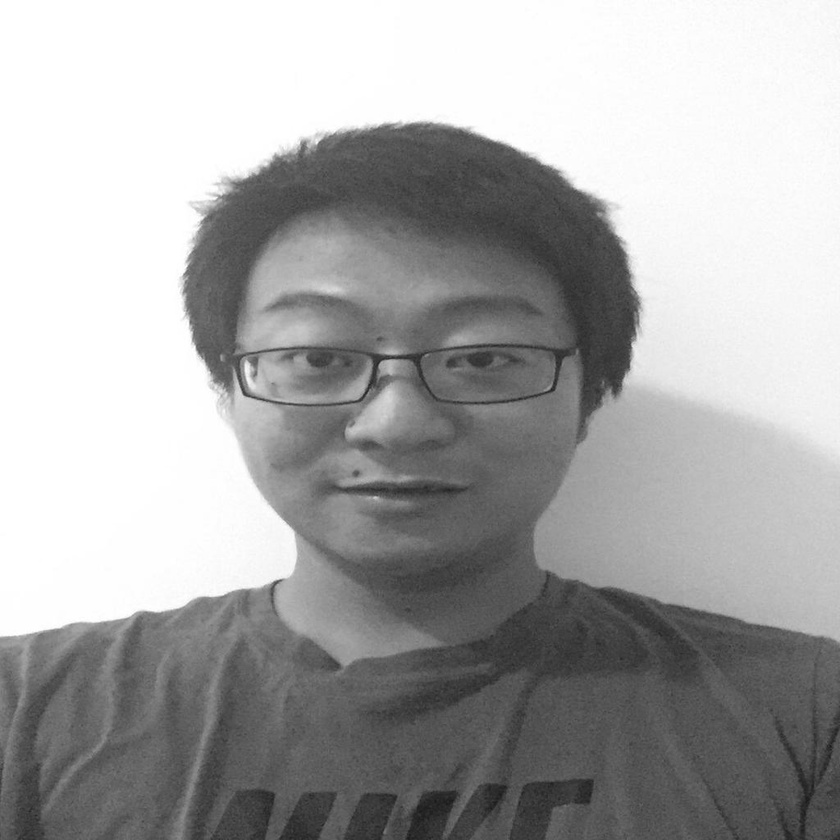
%> input picture clab2/img0.jpg, 840 x 840 px, shrunk from 1024 x 1024 before the run
$ octave --eval "result = my_harris('img0.jpg');"   (GNU Octave 9; MATLAB toolbox functions it lacks are replaced by stand-ins)
%> lines starting %> are read from the running program, lines starting %| are printed output that depends on the picture; in (x1, y1, x2, y2) boxes, pixels count from 0 and x2, y2 are one past the last pixel; in counts of white or black regions, pixels touching at a corner belong together; the program's own positions count from 1
function [data_clusters, cluster_stats] = my_harris(imageFile )
%> called with imageFile = 'img0.jpg'
img = imread(imageFile);                                %load image
%> img is the input picture: size 840x840 uint8; min 25, max 255, mean 167.4
img = rgb2gray(img);                                    %convert it to gray scale
bw = im2double(img);                                    %convert it to class double
sigma = 2;                                              %sigma of gaussian kernel
thresh =0.008;                                          %threshold value filter small cornerness
sze = 11;                                               %size of maximum filter
disp = 0;                                               %display parameter
dy = [-1 0 1; -1 0 1; -1 0 1];                          %gradient filter in y direction
dx = dy';                                               %gradient filter in x direction
lx = conv2(bw,dx,'same');                               %gradient image in x direction
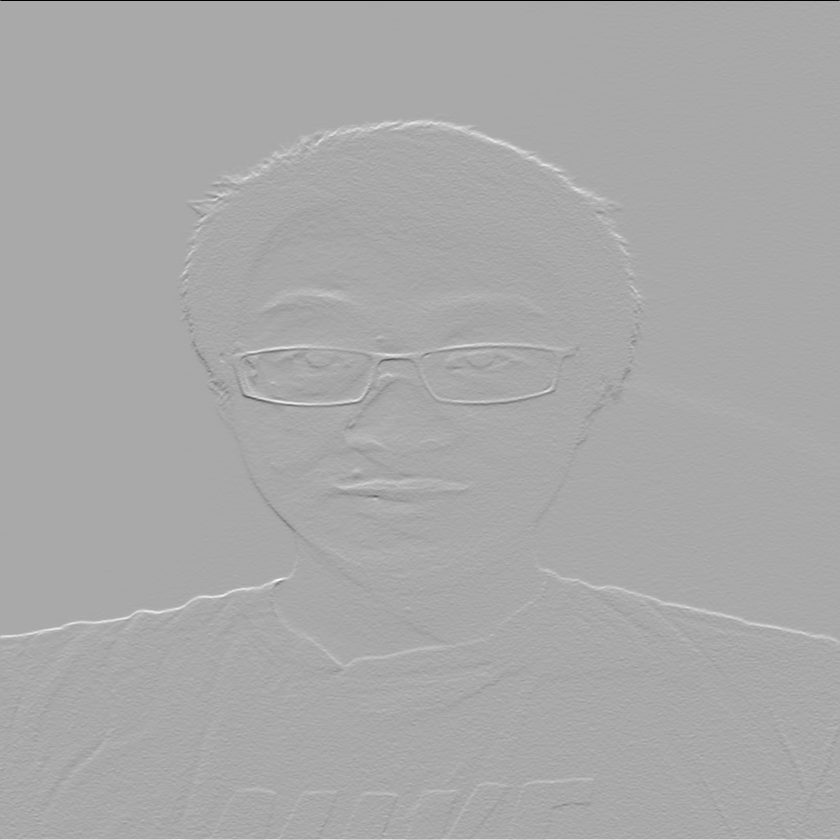
%> lx: size 840x840 double; min -3, max 1.53, mean 0.0025; drawn with min black and max white
ly = conv2(bw,dy,'same');                               %gradient image in y direction
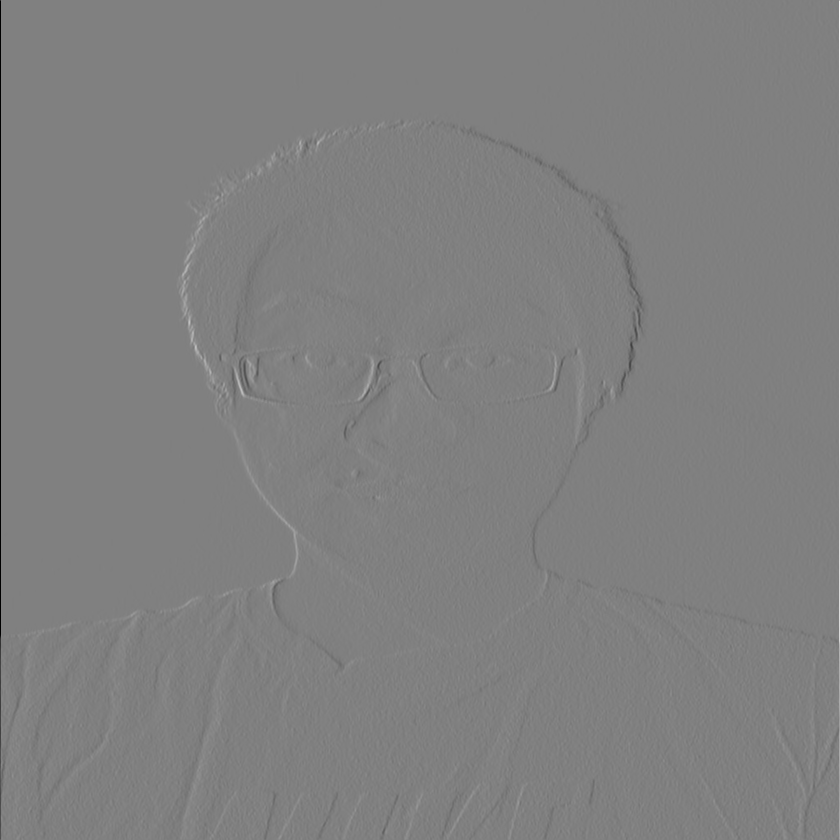
%> ly: size 840x840 double; min -3, max 2.96, mean 0.000322; drawn with min black and max white
g = fspecial('gaussian',max(1,fix(6^sigma)),sigma);     %define gaussian kernel, more importance in the middle of the window
lx2 = conv2(lx.^2, g, 'same');                          %smoothed image derivatives in x direction
ly2 = conv2(ly.^2, g, 'same');                          %smoothed image derivatives in y direction
lxy = conv2(lx.*ly,g, 'same');                          %smoothed image derivatives in xy direction
                %compute the cornerness
K = 0.05;                                               %empirical constant 0.01-0.1
R = (lx2 .* ly2) - (lxy.^2) - K * ( lx2 + ly2 ).^ 2;    %cornerness
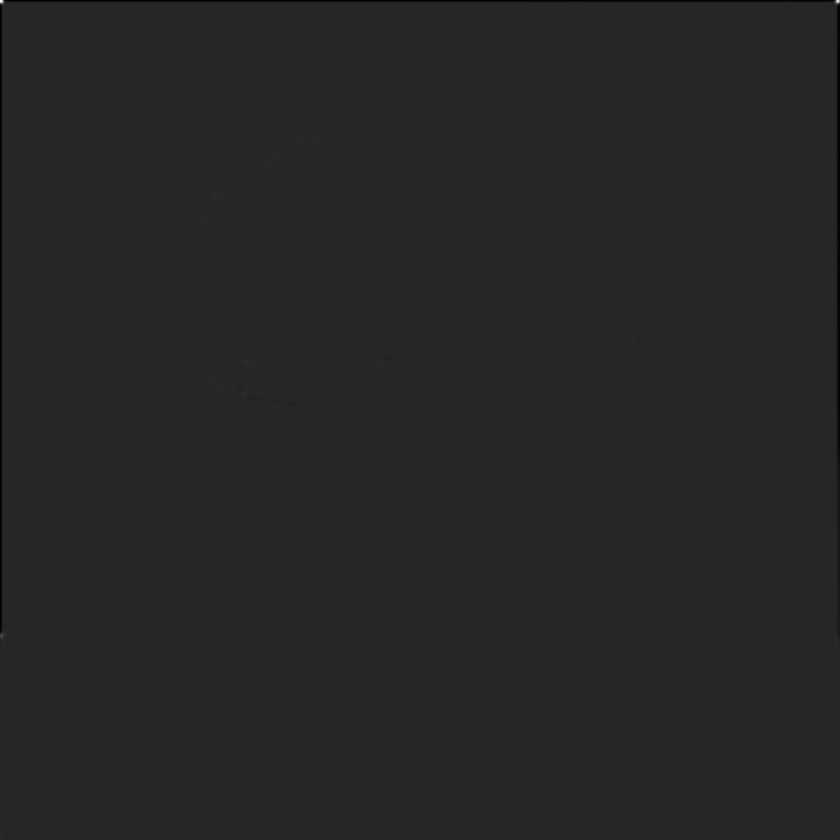
%> R: size 840x840 double; min -0.151, max 0.841, mean -0.000847; drawn with min black and max white
                %non-maximum suppression
mx = ordfilt2(R, sze^2, ones(sze));                     %maximum filter find max in cornerness function
radius = sqrt(sze-1);                                   %define radius of the window
bordermask = zeros(size(R));                            %greate bordermask same size as the image
bordermask(radius+1:end-radius, radius+1:end-radius) = 1;%set outer ring to 1
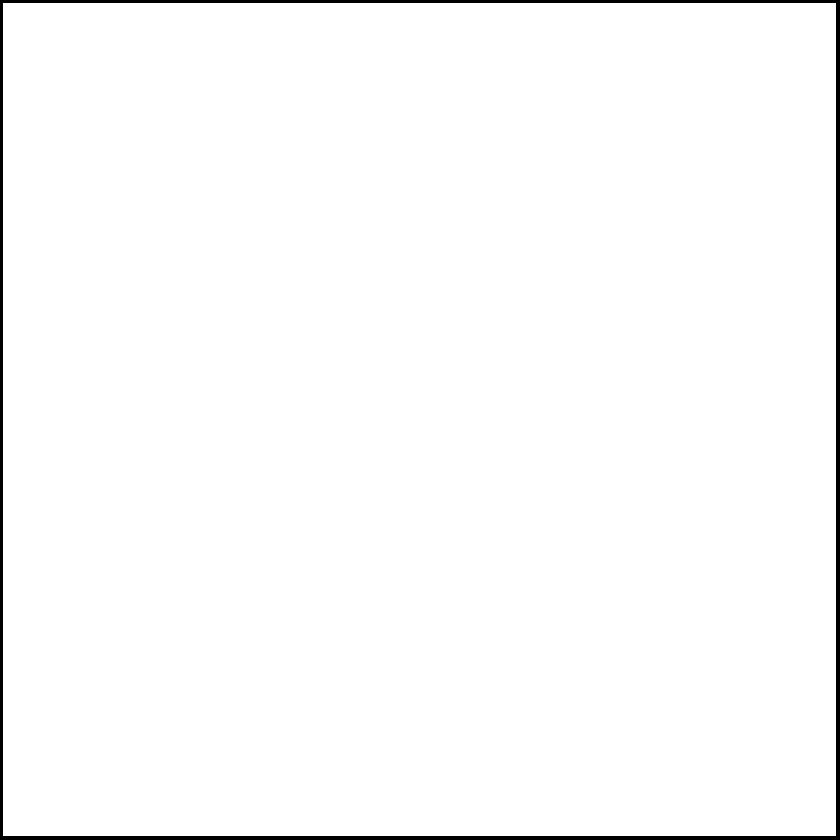
%> bordermask: size 840x840 double; values 0 (black) and 1 (white), 98.3% white; 1 black region, box (x1, y1, x2, y2) and area: (0, 0, 840, 840) 11711
cornerness = (R==mx) & (R>thresh) & bordermask;         %find maxima, threshold, and apply bordermask
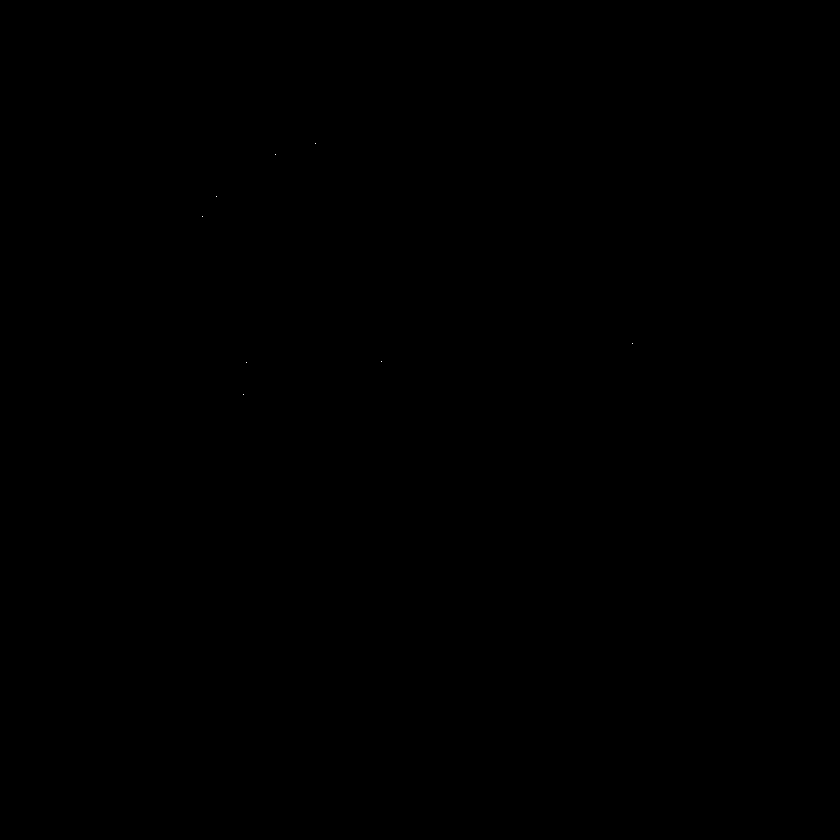
%> cornerness: size 840x840 logical; 0% white in thin lines or dots, all inside (x1, y1, x2, y2) = (202, 143, 633, 395)
[rows,cols] = find(cornerness==1);                      %return all the corner coordinates
%> rows = [217; 197; 395; 363; 155; 144; 362; 344]; cols = [203; 217; 244; 247; 276; 316; 382; 633]
imshow(bw);                                             %show original image
hold on;                                                %hold the image in same figure
p = [cols rows];                                        %collect rows and cols of corners
%> p = [203 217; 217 197; 244 395; 247 363; 276 155; 316 144; 382 362; 633 344]
plot(p(:,1),p(:,2),'or');                               %plot on the original image
title('\bf Harris Corners');                            %create title for the iamge
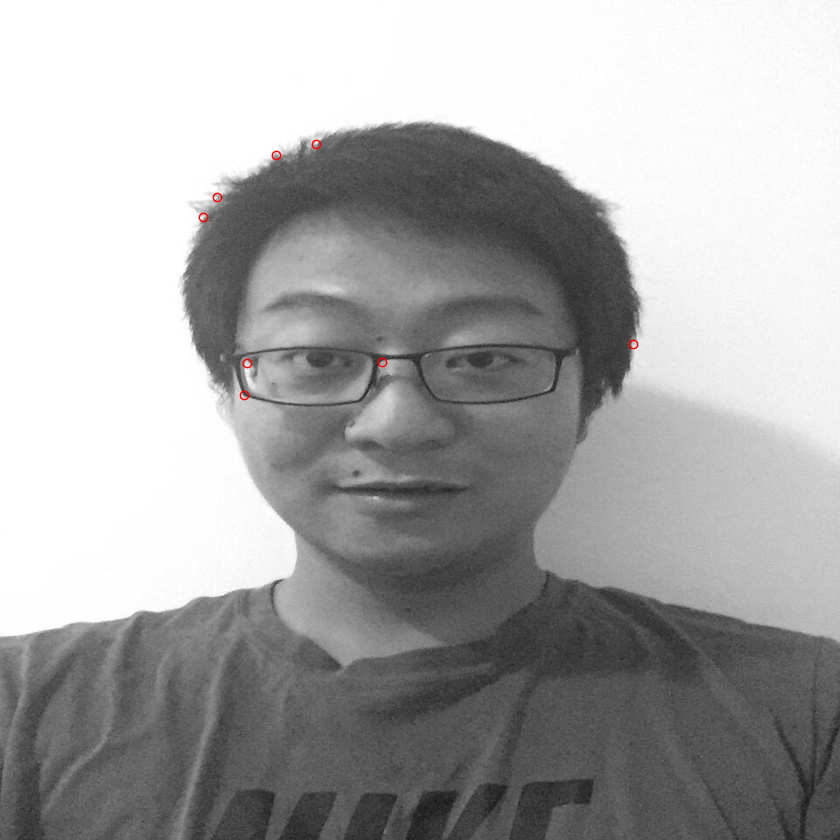
%> figure redrawn from the program's plot data; its title reads 'Harris Corners'
%> (the run ends here)

$ run again, on clab2/img1.jpg
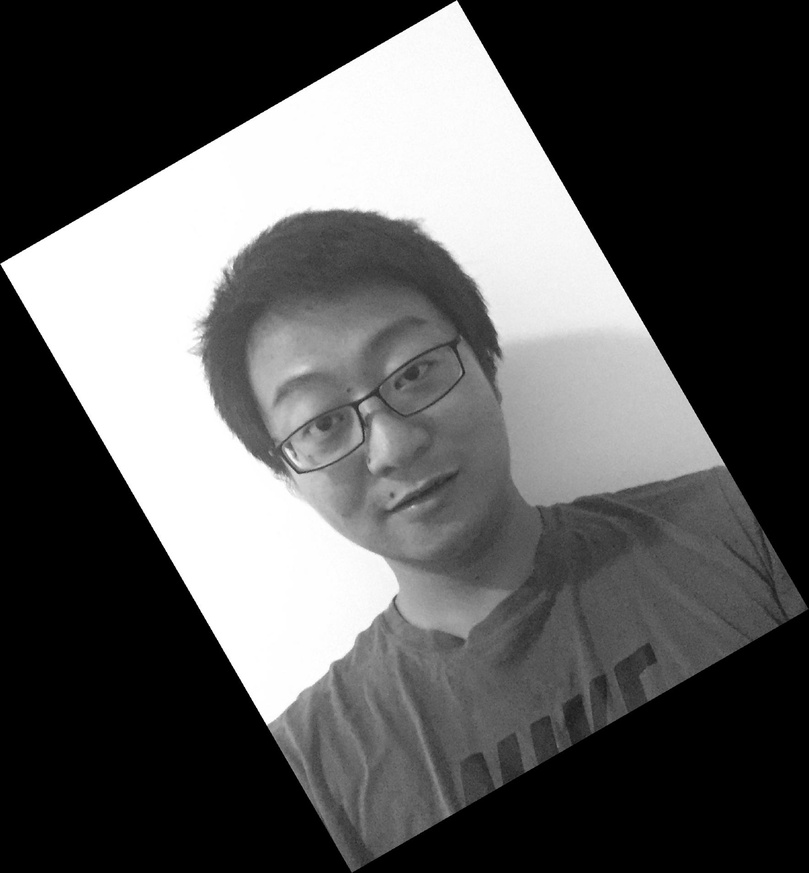
%> input picture clab2/img1.jpg, 809 x 873 px, shrunk from 1767 x 1907 before the run
%> in my_harris, img is the input picture: size 873x809 uint8; min 0, max 255, mean 87.9
%> in my_harris, `R = (lx2 .* ly2) - (lxy.^2) - K * ( lx2 + ly2 ).^ 2;`:
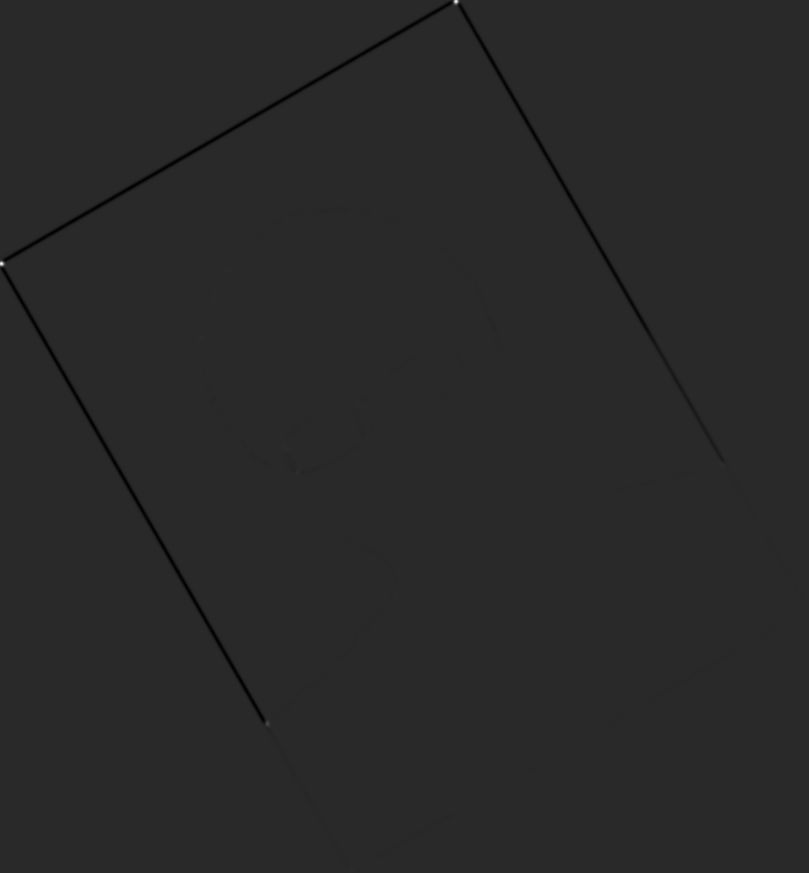
%> R: size 873x809 double; min -0.249, max 1.29, mean -0.00175; drawn with min black and max white
%> bordermask: size 873x809 double; values 0 (black) and 1 (white), 98.3% white; 1 black region, box (x1, y1, x2, y2) and area: (0, 0, 809, 873) 11725
%> cornerness: size 873x809 logical; 0% white in thin lines or dots, all inside (x1, y1, x2, y2) = (200, 212, 723, 724)
%> rows = 17 values from 213 to 724; cols = 17 values from 201 to 723
%> p = 17 rows, first 12: [201 338; 201 357; 212 309; 214 300; 216 290; 216 406; 225 272; 268 724; 277 473; 286 449; 296 458; 298 473]
%> in my_harris, `title('\bf Harris Corners');`:
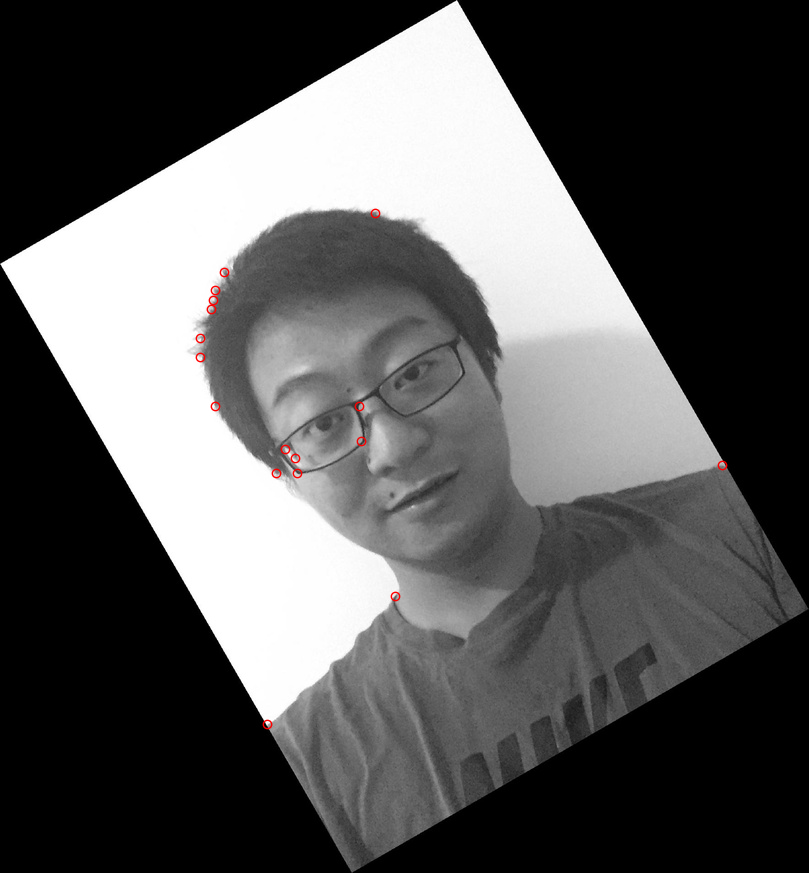
%> figure redrawn from the program's plot data; its title reads 'Harris Corners'

$ run again, on clab2/Right.jpg
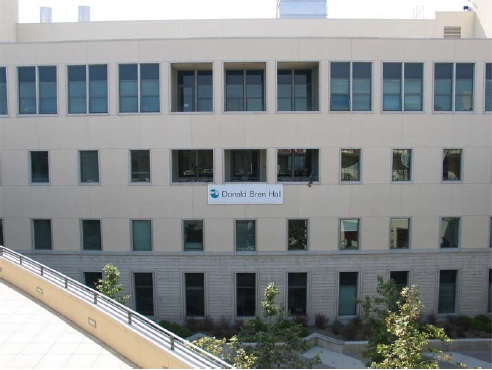
%> input picture clab2/Right.jpg, 492 x 370 px
%> in my_harris, img is the input picture: size 370x492x3 uint8; mean R, G, B 137.5, 141.1, 141.3
%> img: size 370x492 uint8
%> in my_harris, `bordermask(radius+1:end-radius, radius+1:end-radius) = 1;`:
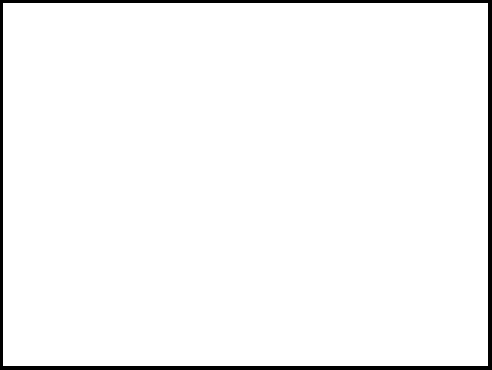
%> bordermask: size 370x492 double; values 0 (black) and 1 (white), 96.7% white; 1 black region, box (x1, y1, x2, y2) and area: (0, 0, 492, 370) 5985
%> cornerness: size 370x492 logical; 0.1% white in thin lines or dots
%> rows = 187 values from 4 to 366; cols = 187 values from 18 to 474
%> p = 187 rows, first 12: [18 4; 19 68; 20 113; 20 259; 32 153; 33 181; 34 221; 35 67; 39 113; 42 269; 47 152; 48 181]
%> in my_harris, `title('\bf Harris Corners');`:
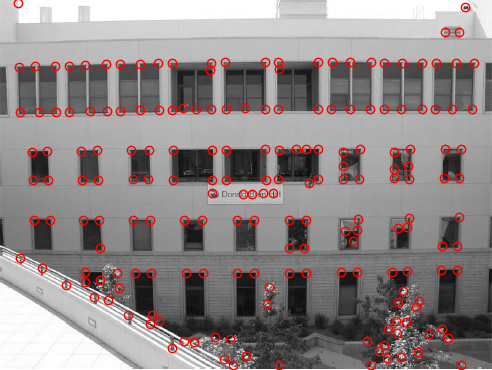
%> figure redrawn from the program's plot data; its title reads 'Harris Corners'

$ run again, on clab2/face0.jpg
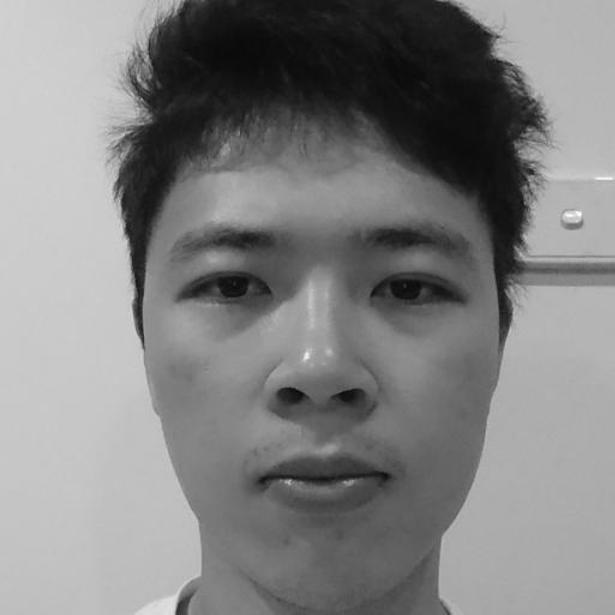
%> input picture clab2/face0.jpg, 615 x 615 px
%> in my_harris, img is the input picture: size 615x615 uint8; min 2, max 255, mean 129.6
%> in my_harris, `bordermask(radius+1:end-radius, radius+1:end-radius) = 1;`:
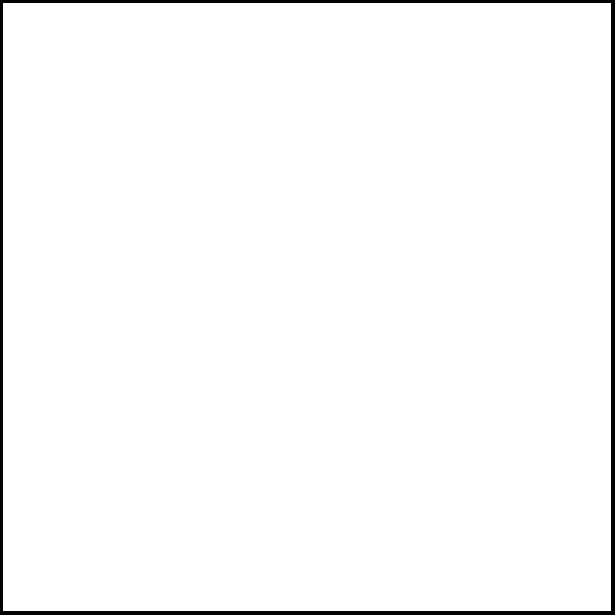
%> bordermask: size 615x615 double; values 0 (black) and 1 (white), 97.7% white; 1 black region, box (x1, y1, x2, y2) and area: (0, 0, 615, 615) 8561
%> cornerness: size 615x615 logical; 0% white in thin lines or dots, all inside (x1, y1, x2, y2) = (141, 36, 533, 481)
%> rows = [99; 481; 37; 173]; cols = [142; 290; 499; 533]
%> p = [142 99; 290 481; 499 37; 533 173]
%> in my_harris, `title('\bf Harris Corners');`:
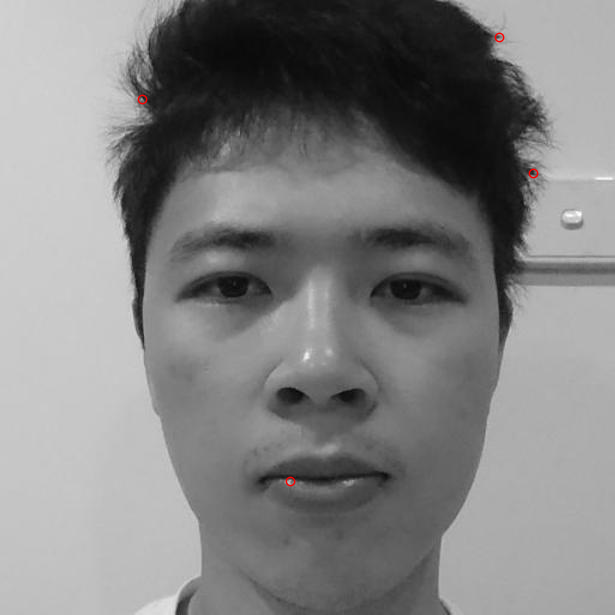
%> figure redrawn from the program's plot data; its title reads 'Harris Corners'
